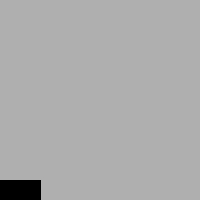
Frame 1 (no input)
Frame 60 (the mouse pressed at the canvas centre just before this capture): identical to frame 1, image omitted
Frame 120 (the mouse held since frame 60 and released just before this capture): identical to frame 1, image omitted

The Processing sketch that drew this single still picture (run headless with seeded random() and noise(); from frame 60 on, the mouse is pressed at the canvas centre):

// Processing sketch: e05
// ── e05.pde
Car mover;

void setup() {
  size(200,200);
  mover = new Car();
}

void draw() {
  background(175);
  mover.update();
  mover.display();
}

class Car {
  
  PVector location;
  PVector velocity;
  PVector acceleration;
  float topspeed;
  
  Car() {
    location = new PVector(0,height);
    velocity = new PVector(0,0);
    topspeed = 10;
  }
  
  void update() {
    _calcAcceleration();
    velocity.add(acceleration);
    velocity.limit(topspeed);
    location.add(velocity);
    _checkEdges();
  }
  
  void display() {
    fill(0);
    rect(location.x,location.y-20,40,20);
  }
  
  void _calcAcceleration() {
    // .125 to avoid floating point errors
    if (keyPressed && keyCode == UP) {
      acceleration = new PVector(0.125,0);
    } else if (keyPressed && keyCode == DOWN) {
      acceleration = new PVector(0,0);
      acceleration.sub(velocity);
      acceleration.setMag(0.125);
    } else {
      acceleration = new PVector(0,0);
    }
  }
  
  void _checkEdges() {
    if (location.x < 0) location.x = width;
    if (location.x > width) location.x = 0;
  }
}
